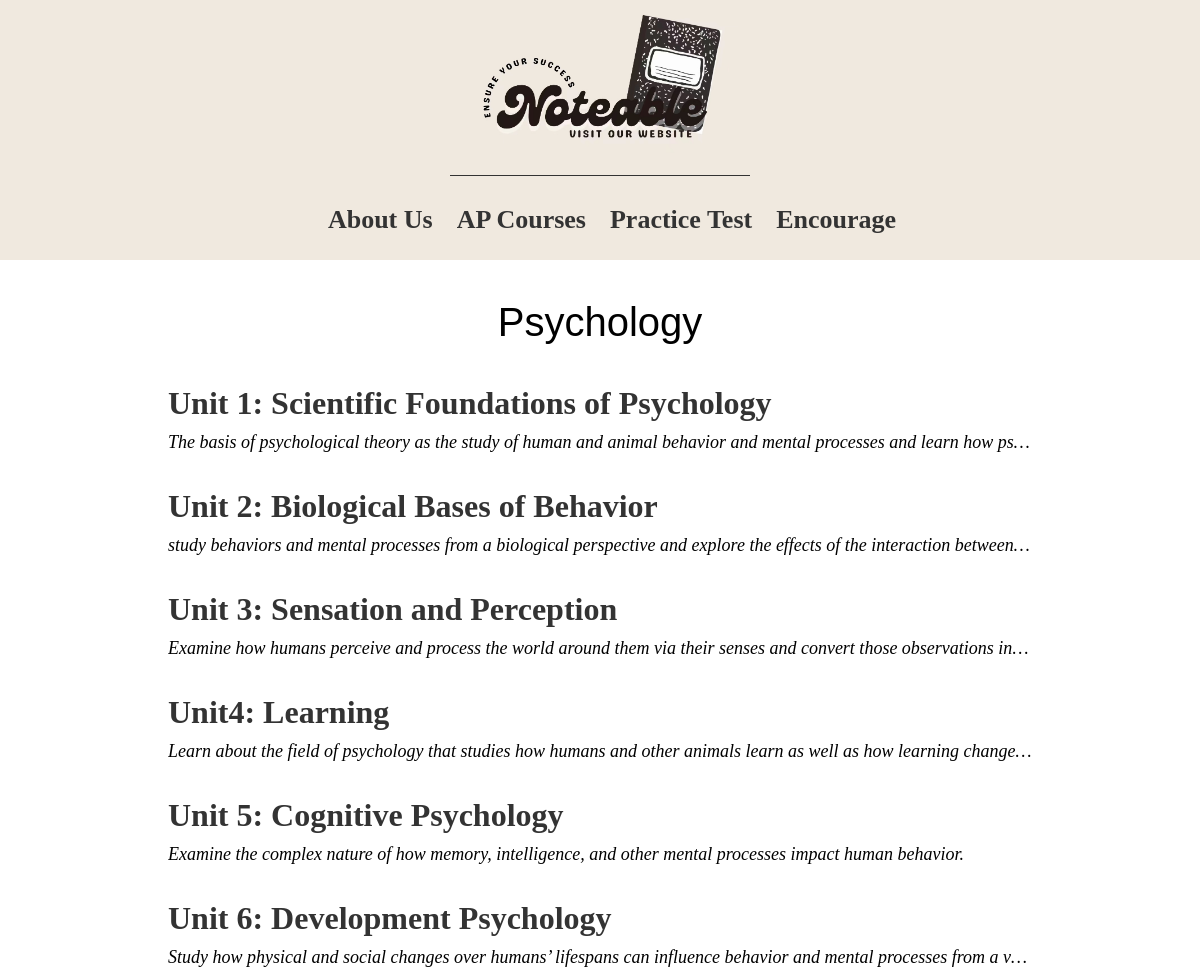
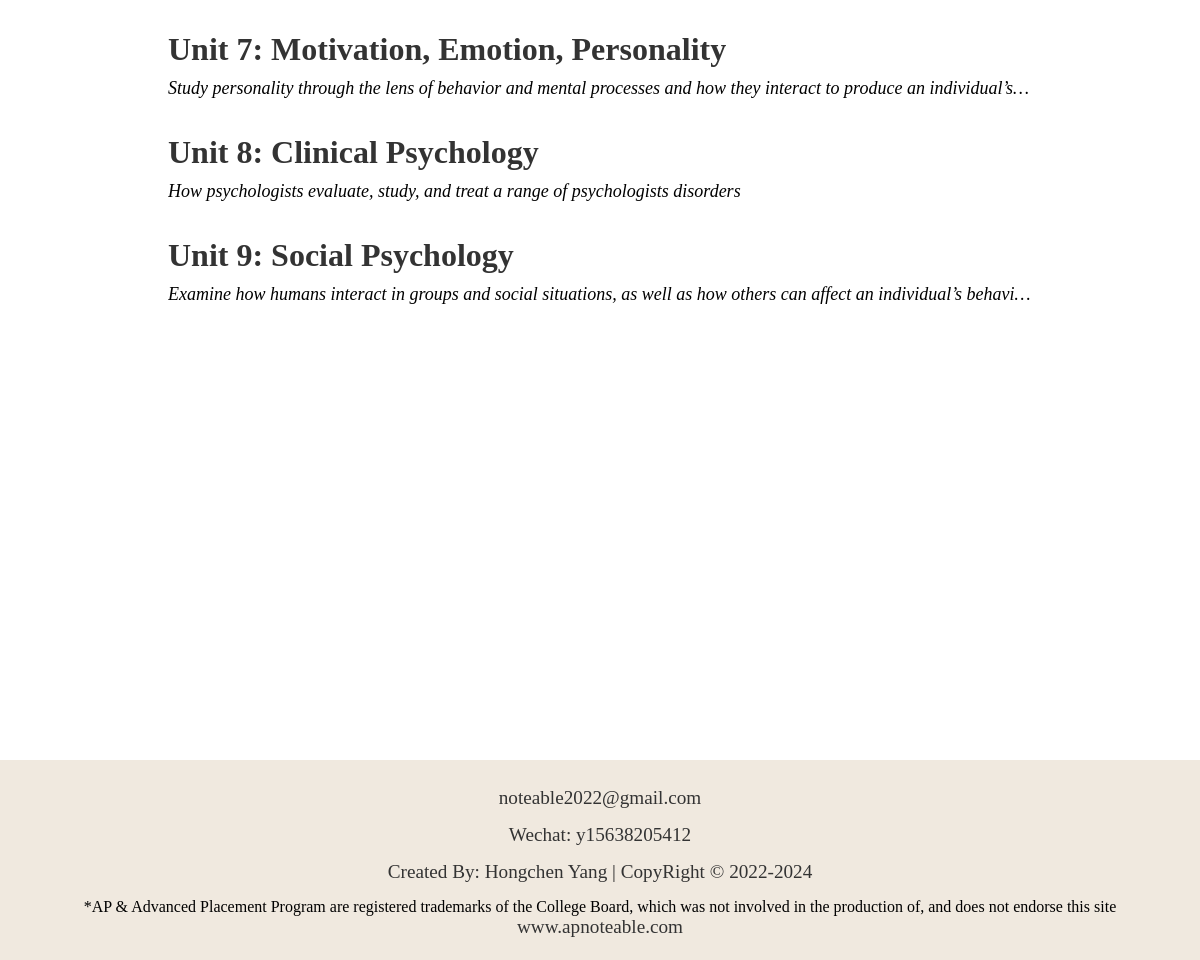
The app's page /course/psychology/ with its own data (2 pictures, top to bottom).
### course/models.py (models this page shows, shortened)
class Psychology(models.Model):
    title = models.CharField(max_length = 50) #chapter title
    intro = models.CharField(max_length = 288,default = "") # breif intorduce of chapter
    notes = RichTextField(null=True) #notes
    """ notes = models.TextField(default="") #notes """

### course/views.py (the view)
# urls.py: path("psychology/", views.psychology, name='psychology'), #psychology page
def psychology(request):
    psychology = Psychology.objects.all()
    context = {"psychology":psychology}
    return render(request,'course/psychology.html',context)

### templates/course/psychology.html
{% extends 'navigation.html' %}
{% load static %}
{% block content %}
<link rel="stylesheet" href="{% static 'course/css/chapter.css'%}">
<div class="chapter-wrapper">
    <div class="title">
        <a href="{% url 'course' %}">Psychology</a>
    </div>
    <ul class="chapter center">
        {% for chapter in psychology %}
        <li>
            <a href="{% url 'psychology_notes' chapter.id %}">{{ chapter.title }}</a>
            <p>{{ chapter.intro }}</p>
        </li>
        {% endfor %}
    </ul>
</div>
{% endblock %}

### static/Home/css/navigation.css (style rules this page uses)
body { overflow-x: hidden; margin: 0; padding: 0; border: none; min-height: 100vh; }
* { margin: 0; padding: 0; list-style: none; text-decoration: none; }

### static/course/css/chapter.css (style rules this page uses)
html,body { overflow-x: hidden; margin: 0; padding: 0; min-height: 100vh; }
.chapter-wrapper { display: flex; justify-content: center; align-items: center; flex-direction: column; width: 100vw; }
.center { width: 1080px; margin: 20px auto; }
.title { display: flex; justify-content: center; align-items: center; font-family:'Lucida Sans Regular', 'Lucida Grande', 'Lucida Sans Unicode', Geneva, Verdana, sans-serif; margin: 20px 0; }
.title a { color: black; font-size: 2.5rem; }
.chapter { display: flex; justify-content: center; align-items: center; flex-direction: column; text-align: left; }
.chapter li { width: 80%; margin-bottom: 35px; }
.chapter > li > a { display: block; margin-bottom: 10px; color: #333; font-weight: bold; font-size: 2rem; }
.chapter > li > p { font-size: 18px; overflow: hidden; white-space: nowrap; text-overflow: ellipsis; font-style:italic; }

### records on screen
Psychology: title "Unit 1: Scientific Foundations of Psychology", intro "The basis of psychological theory as the study of human and animal behavior and mental processes and learn how ps…"
Psychology: title "Unit 2: Biological Bases of Behavior", intro "study behaviors and mental processes from a biological perspective and explore the effects of the interaction between…"
Psychology: title "Unit 3: Sensation and Perception", intro "Examine how humans perceive and process the world around them via their senses and convert those observations in…"
Psychology: title "Unit4: Learning", intro "Learn about the field of psychology that studies how humans and other animals learn as well as how learning change…"
Psychology: title "Unit 5: Cognitive Psychology", intro "Examine the complex nature of how memory, intelligence, and other mental processes impact human behavior."
Psychology: title "Unit 6: Development Psychology", intro "Study how physical and social changes over humans’ lifespans can influence behavior and mental processes from a v…"
Psychology: title "Unit 7: Motivation, Emotion, Personality", intro "Study personality through the lens of behavior and mental processes and how they interact to produce an individual’s…"
Psychology: title "Unit 8: Clinical Psychology", intro "How psychologists evaluate, study, and treat a range of psychologists disorders"
Psychology: title "Unit 9: Social Psychology", intro "Examine how humans interact in groups and social situations, as well as how others can affect an individual’s behavi…"
